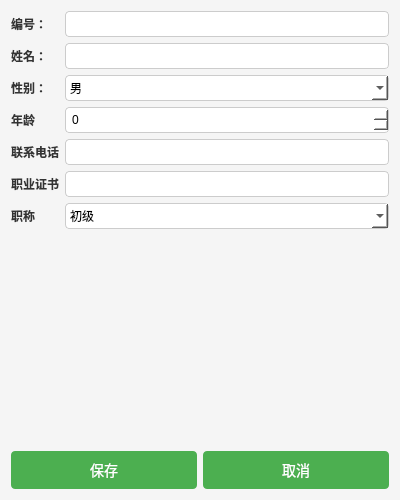
<?xml version="1.0" encoding="UTF-8"?>
<ui version="4.0">
 <class>DoctorEditView</class>
 <widget class="QWidget" name="DoctorEditView">
  <property name="geometry">
   <rect>
    <x>0</x>
    <y>0</y>
    <width>400</width>
    <height>500</height>
   </rect>
  </property>
  <property name="windowTitle">
   <string>Doctor Information Editor</string>
  </property>
  <property name="styleSheet">
   <string notr="true">
    /* 设置背景颜色和字体样式 */
    QWidget {
        background-color: #f5f5f5;
        font-family: Arial, sans-serif;
        font-size: 12px;
    }

    /* 设置 QLabel 的样式 */
    QLabel {
        color: #333333;
        font-weight: bold;
    }

    /* 设置 QLineEdit 的样式 */
    QLineEdit {
        border: 1px solid #cccccc;
        border-radius: 4px;
        padding: 4px;
        background: #ffffff;
    }

    /* 设置 QComboBox 的样式 */
    QComboBox {
        border: 1px solid #cccccc;
        border-radius: 4px;
        padding: 4px;
        background: #ffffff;
    }

    /* 设置 QSpinBox 的样式 */
    QSpinBox {
        border: 1px solid #cccccc;
        border-radius: 4px;
        padding: 4px;
        background: #ffffff;
    }

    /* 设置 QPushButton 的样式 */
    QPushButton {
        background-color: #4CAF50;
        color: white;
        border: none;
        border-radius: 4px;
        padding: 8px 16px;
        font-size: 14px;
    }

    QPushButton:hover {
        background-color: #45a049;
    }

    QPushButton#button_cancel {
        background-color: #f44336;
    }

    QPushButton#button_cancel:hover {
        background-color: #d32f2f;
    }
   </string>
  </property>
  <layout class="QVBoxLayout" name="verticalLayout">
   <item>
    <layout class="QFormLayout" name="formLayout">
     <item row="0" column="0">
      <widget class="QLabel" name="label_id">
       <property name="text">
        <string>编号：</string>
       </property>
      </widget>
     </item>
     <item row="0" column="1">
      <widget class="QLineEdit" name="dbEditID"/>
     </item>
     <item row="1" column="0">
      <widget class="QLabel" name="label_name">
       <property name="text">
        <string>姓名：</string>
       </property>
      </widget>
     </item>
     <item row="1" column="1">
      <widget class="QLineEdit" name="dbEditName"/>
     </item>
     <item row="2" column="0">
      <widget class="QLabel" name="label_sex">
       <property name="text">
        <string>性别：</string>
       </property>
      </widget>
     </item>
     <item row="2" column="1">
      <widget class="QComboBox" name="dbComboSex">
       <item>
        <property name="text">
         <string>男</string>
        </property>
       </item>
       <item>
        <property name="text">
         <string>女</string>
        </property>
       </item>
      </widget>
     </item>
     <item row="3" column="0">
      <widget class="QLabel" name="label_age">
       <property name="text">
        <string>年龄</string>
       </property>
      </widget>
     </item>
     <item row="3" column="1">
      <widget class="QSpinBox" name="dbSpinAge">
       <property name="minimum">
        <number>0</number>
       </property>
       <property name="maximum">
        <number>150</number>
       </property>
      </widget>
     </item>
     <item row="4" column="0">
      <widget class="QLabel" name="label_phone">
       <property name="text">
        <string>联系电话</string>
       </property>
      </widget>
     </item>
     <item row="4" column="1">
      <widget class="QLineEdit" name="dbEditPhone"/>
     </item>
     <item row="5" column="0">
      <widget class="QLabel" name="label_practicingCertificate">
       <property name="text">
        <string>职业证书</string>
       </property>
      </widget>
     </item>
     <item row="5" column="1">
      <widget class="QLineEdit" name="dbEditPracticingCertificate"/>
     </item>
     <item row="6" column="0">
      <widget class="QLabel" name="label_position">
       <property name="text">
        <string>职称</string>
       </property>
      </widget>
     </item>
     <item row="6" column="1">
      <widget class="QComboBox" name="dbComboxPosition">
       <item>
        <property name="text">
         <string>初级</string>
        </property>
       </item>
       <item>
        <property name="text">
         <string>中级</string>
        </property>
       </item>
       <item>
        <property name="text">
         <string>高级</string>
        </property>
       </item>
      </widget>
     </item>
    </layout>
   </item>
   <item>
    <layout class="QHBoxLayout" name="buttonLayout">
     <item>
      <widget class="QPushButton" name="btSave">
       <property name="text">
        <string>保存</string>
       </property>
      </widget>
     </item>
     <item>
      <widget class="QPushButton" name="btCancel">
       <property name="text">
        <string>取消</string>
       </property>
      </widget>
     </item>
    </layout>
   </item>
  </layout>
 </widget>
 <resources/>
 <connections/>
</ui>
